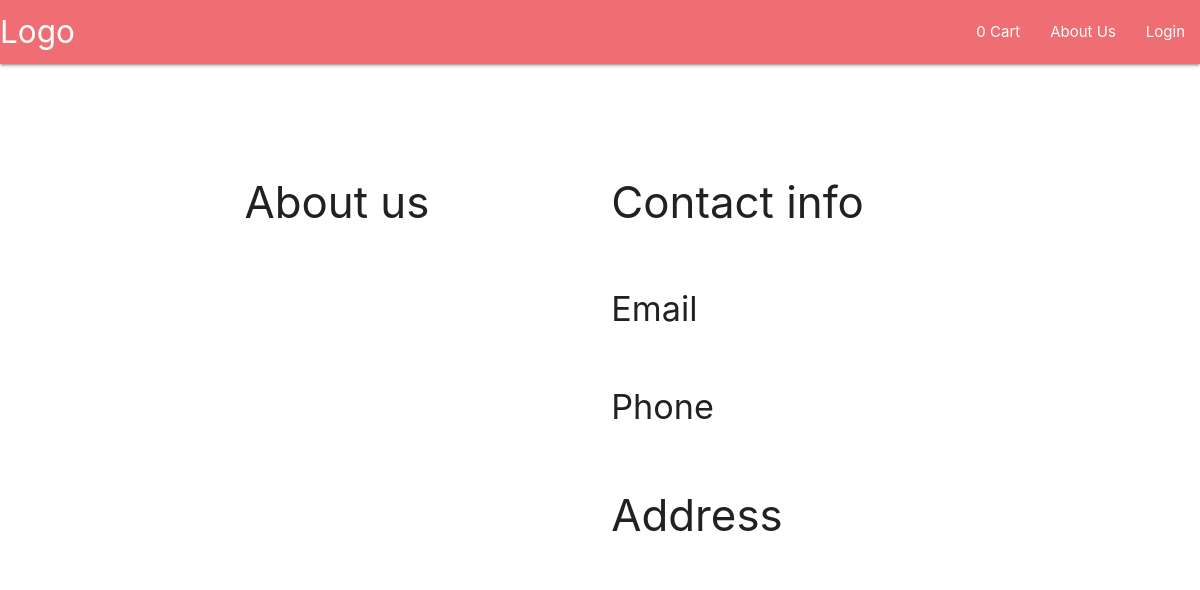
Page /about.php on the earlier database version.
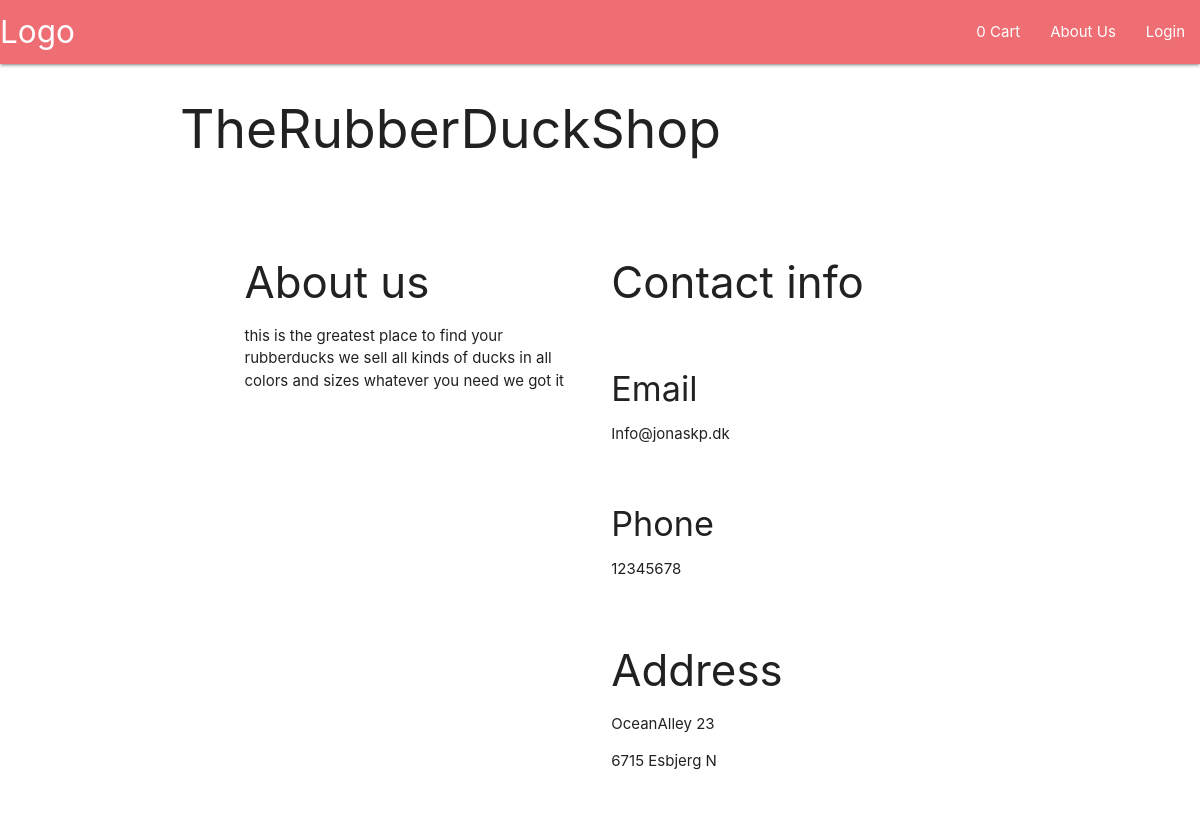
Same page on the later database version.
### tables this page shows
CREATE TABLE Company
(
    companyID int NOT NULL AUTO_INCREMENT PRIMARY KEY,
    `name` varchar(100) NOT NULL, 
    `address` varchar(200) NOT NULL,
    postalID int NOT NULL,
    phone int NOT NULL,
    email varchar(255) NOT NULL,
    `description` varchar(10000) NOT NULL,
    FOREIGN KEY (postalID) REFERENCES PostalCode (zipcodeID)
);

CREATE TABLE PostalCode (
    zipcodeID int NOT NULL PRIMARY KEY,
    City varchar(255) NOT NULL  
);

### connection/session.php (called while the page is built, shortened)
<?php
class Session
{
	public function userLogged_in()
	{
		return isset($_SESSION['user_id']);
	}
}
?>

### about.php (the view, shortened to what this page needs)
<?php require_once "header.php"; ?>
<!DOCTYPE html>
<html lang="en">
<head>
    <link rel="stylesheet" href="https://cdnjs.cloudflare.com/ajax/libs/materialize/1.0.0/css/materialize.min.css">
</head>
<?php
$dbCon = dbCon();
$query = $dbCon->prepare("SELECT * FROM Company, PostalCode");
$query->execute();
$getData = $query->fetchAll();
?>
<body>
<?php
foreach ($getData as $getData) {
$getData['name'];
$getData['address'];
$getData['postalID'];
$getData['phone'];
$getData['email'];
$getData['description'];
$getData['City'];
}
?>
    <div class="container">
    <h2> <?php echo $getData['name'] ;?> </h2>
    <br>
        <div class="row">
   <div class="col s12" name="about" action="aboutUs.php">
        <div class="container col s6">
            <br>
          <h3>About us</h3>
          <p> <?php echo $getData['description'] ;?> </p>
        </div>
        <br>
        <div class="container col s6">
          <h3>Contact info</h3>
          <br>
          <h4>Email</h4>
          <p> <?php echo $getData['email'] ;?> </p>
          <br>
          <h4>Phone</h4>
          <p> <?php echo $getData['phone'] ;?> </p>
            <br>
          <h3>Address</h3>
                <p> <?php echo $getData['address'] ;?> </p>
                <p> <?php echo $getData['postalID']. " ". $getData['City'] ;?> </p>
        </div>
    </div>
</div>
</body>
</html>

### header.php (shortened to what this page needs)
<?php
require_once("connection/session.php");
$session = new Session();
if (isset($_SESSION['cartItem'])) {
  $iq = 0;
  foreach ($_SESSION["cartItem"] as $item) {
    $item["quantity"];
    $iq += $item["quantity"];
  }
} else {
  $iq = 0;
}
?>
<!DOCTYPE html>
<html lang="en">
<head>
  <link rel="stylesheet" href="css/style.css">
  <link rel="stylesheet" href="https://cdnjs.cloudflare.com/ajax/libs/materialize/1.0.0/css/materialize.min.css">
</head>
<nav>
  <div class="nav-wrapper">
    <a href="index.php" class="brand-logo">Logo</a>
    <ul id="nav-mobile" class="right hide-on-med-and-down">
      <li><a href="cart.php"> <?php echo $iq ?> Cart</a></li>
      <li><a href="about.php">About Us</a></li>
      <?php
      if ($session->userLogged_in()) {
        echo "<li><a href='index.php?action=logout'>Logout</a></li>";
      } else {
        echo "<li><a href='customer/customerLoginView.php'>Login</a></li>";
      }
      ?>
    </ul>
  </div>
</nav>

### css/style.css (style rules this page uses)
.row { padding: 5px 5% !important; }

Differences in the rows shown:
added company: name "TheRubberDuckShop", description "this is the greatest place to find your rubberducks we sell all kinds of ducks in all colors and sizes whatever you need we got it", email "Info@jonaskp.dk", phone "12345678", address "OceanAlley 23", postalID "6715"
added postalcode: City "Esbjerg N"
